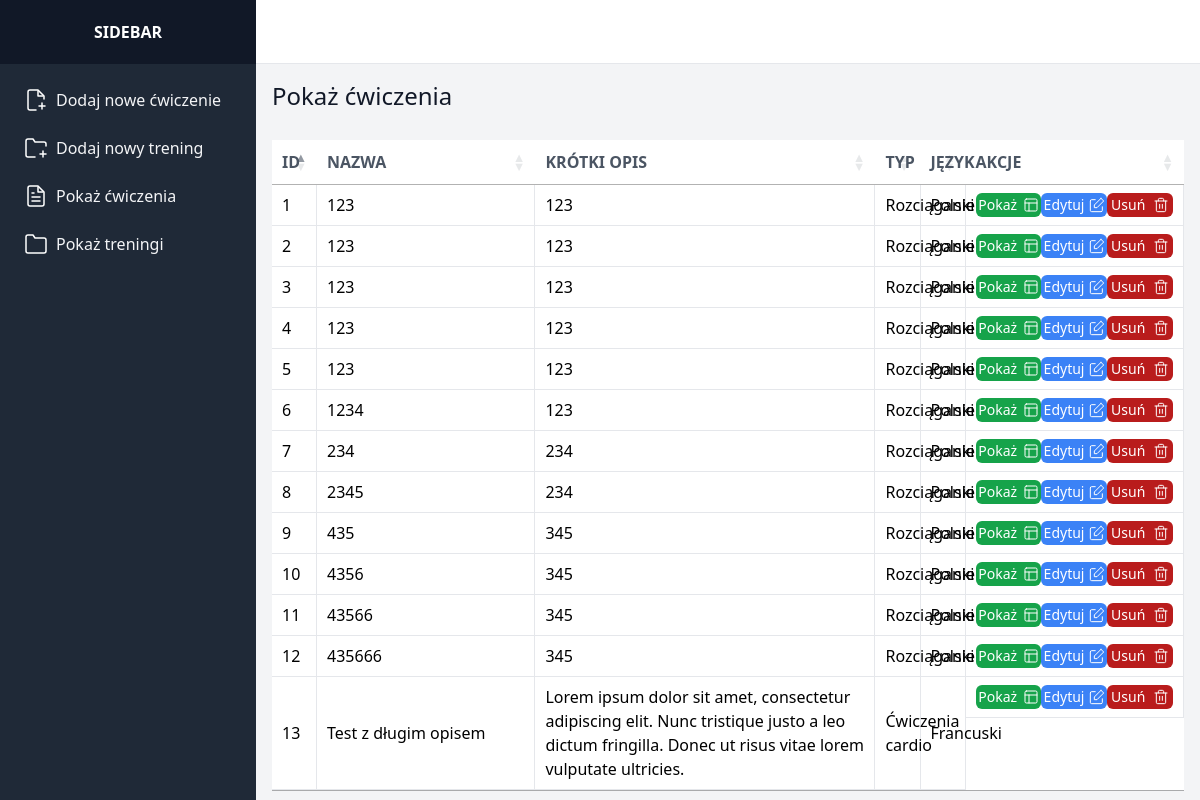
/exercise, run on an earlier commit of the app's database.
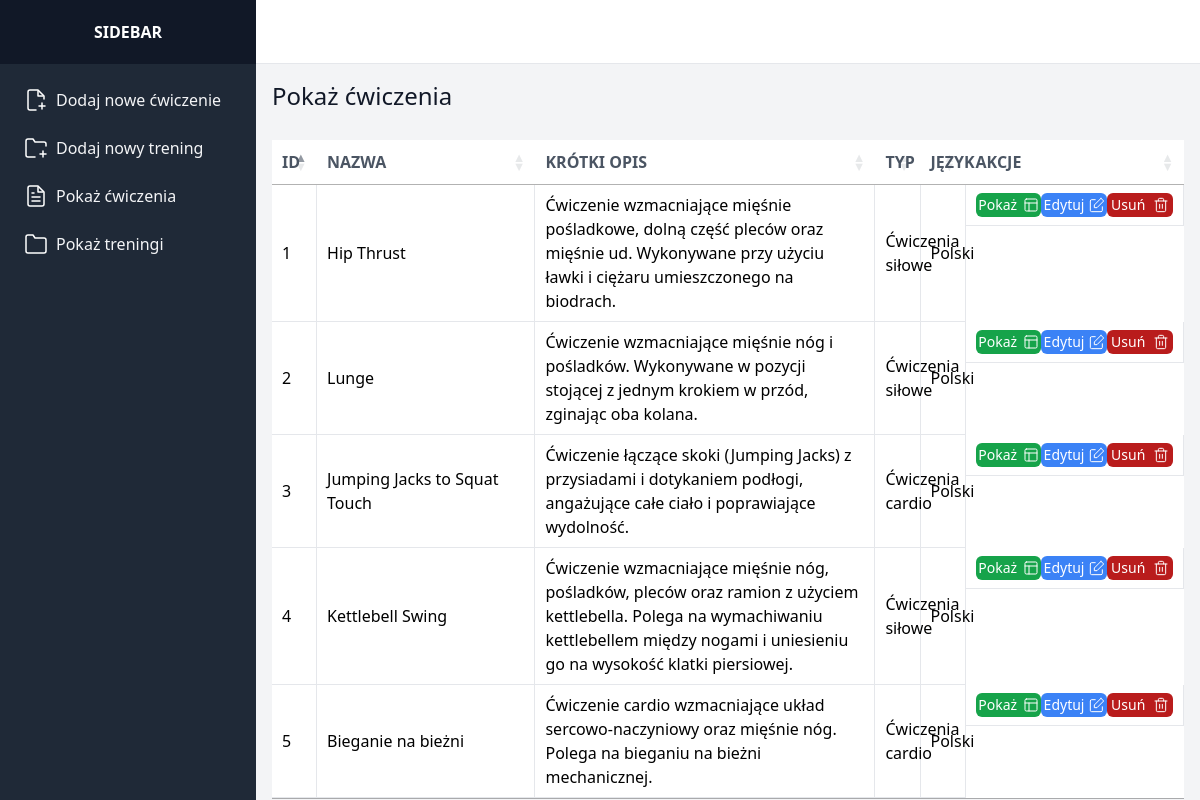
And on a later commit of the database.
### trener/models.py (models this page shows, shortened)
class Exercise(models.Model):
    id = models.AutoField(primary_key=True)
    title = models.CharField(max_length=100)
    short_description = models.TextField()
    image = models.ImageField(upload_to=exercise_directory_path, blank=True, null=True)
    video_link = models.URLField(blank=True, null=True)
    html_content = models.TextField()
    type = models.ForeignKey(ExerciseType, on_delete=models.CASCADE)
    language = models.ForeignKey(ExerciseLanguage, on_delete=models.CASCADE)

class ExerciseType(models.Model):
    id = models.AutoField(primary_key=True)
    type_name = models.CharField(max_length=100)

class ExerciseLanguage(models.Model):
    id = models.AutoField(primary_key=True)
    language_name = models.CharField(max_length=50)

### trener/views.py (the view)
# urls.py: path('exercise', views.show_exercises, name='show_exercise'),
def show_exercises(request):
    exercises = Exercise.objects.all()
    return render(request, 'show_exercises.html', {"exercises": exercises})

### trener_style/templates/show_exercises.html (shortened to what this page needs)
{% extends 'base.html' %}
{% block extra_head %}
    <link rel="stylesheet" type="text/css" href="https://cdn.datatables.net/1.10.21/css/jquery.dataTables.css">
{% endblock %}
{% block content %}
    <p class="font-medium text-gray-900 text-2xl mb-7">
            Pokaż ćwiczenia
        </p>
        <table class="w-full table-fixed" datatable id="exercise-table">
            <thead class="">
              <tr class="bg-white my-5">
                <th class="w-1/10 py-5 px-6 text-left text-gray-600 font-bold uppercase">ID</th>
                <th class="w-1/5 py-5 px-6 text-left text-gray-600 font-bold uppercase">Nazwa</th>
                <th class="w-1/3 py-5 px-6 text-left text-gray-600 font-bold uppercase">Krótki opis</th>
                <th class="w-1/10 py-5 px-6 text-left text-gray-600 font-bold uppercase">Typ</th>
                <th class="w-1/10 py-5 px-6 text-left text-gray-600 font-bold uppercase">Język</th>
                <th class="w-1/5 py-5 px-6 text-left text-gray-600 font-bold uppercase">Akcje</th>
              </tr>
            </thead>
            <tbody class="bg-white">
              {% for exercise in exercises %}
              <tr>
                <td class="py-5 w-2 border-b border-r border-gray-200">{{ exercise.id }}</td>
                <td class="py-5 px-6 border-b border-r border-gray-200">{{ exercise.title }}</td>
                <td class="py-5 px-6 border-b border-r border-gray-200">{{ exercise.short_description }}</td>
                <td class="py-5 px-6 border-b border-r border-gray-200">{{ exercise.type.type_name }}</td>
                <td class="py-5 px-6 border-b border-r border-gray-200">{{ exercise.language.language_name }}</td>
                <td class="py-5 px-6 border-b border-r border-gray-200 flex flex-row justify-around">
                    <a href="{% url 'show_exercise' id=exercise.id %}" class="bg-green-600 flex flex-row w-20 justify-around rounded-md text-sm hover:bg-green-800">
                        <p class="text-white my-auto">
                            Pokaż
                        </p>
                        <svg  class="my-auto" xmlns="http://www.w3.org/2000/svg" width="16" height="16" viewBox="0 0 24 24" fill="none" stroke="#ffffff" stroke-width="1.5" stroke-linecap="round" stroke-linejoin="round"><rect x="3" y="3" width="18" height="18" rx="2"/><path d="M3 9h18M9 21V9"/></svg>
                    </a>
                    <a href="#" class="bg-blue-500 flex flex-row w-20 h-6 justify-around rounded-md text-sm hover:bg-blue-700">
                        <p class="text-white my-auto">
                            Edytuj
                        </p>
                    </a>
                    <a href="#" class="bg-red-700 flex flex-row w-20 justify-around rounded-md text-sm hover:bg-red-900">
                        <p class="text-white my-auto">
                            Usuń
                        </p>
                    </a>
                </td>
              </tr>
              {% empty %}
              <tr>
                <td colspan="5" class="text-center font-normal leading-normal text-sm">No exercises found</td>
              </tr>
              {% endfor %}
            </tbody>
      </table>
{% endblock %}

### trener_style/templates/base.html (shortened to what this page needs)
{% load static tailwind_tags %}
<!DOCTYPE html>
<html lang="en">
	<head>
		{% tailwind_css %}
        {% block extra_head %}{% endblock %}
	</head>
	<body>
		<div class="flex h-screen bg-gray-100">
            <div class="hidden md:flex flex-col w-64 bg-gray-800">
                <div class="flex items-center justify-center h-16 bg-gray-900">
                    <span class="text-white font-bold uppercase">Sidebar</span>
                </div>
                <div class="flex flex-col flex-1 overflow-y-auto">
                    <nav class="flex-1 px-2 py-4 bg-gray-800">
                        <a href="{% url 'add_exercise' %}" class="flex items-center px-4 py-2 text-gray-100 hover:bg-gray-700">
                            <svg xmlns="http://www.w3.org/2000/svg" class="h-6 w-6 mr-2" width="24" height="24" viewBox="0 0 24 24" fill="none" stroke="#ffffff" stroke-width="1.5" stroke-linecap="round" stroke-linejoin="round"><path d="M20 11.08V8l-6-6H6a2 2 0 0 0-2 2v16c0 1.1.9 2 2 2h6"/><path d="M14 3v5h5M18 21v-6M15 18h6"/></svg>
                            Dodaj nowe ćwiczenie
                        </a>
                        <a href="{% url 'add_training' %}" class="flex items-center px-4 py-2 mt-2 text-gray-100 hover:bg-gray-700">
                            <svg xmlns="http://www.w3.org/2000/svg" class="h-6 w-6 mr-2" width="24" height="24" viewBox="0 0 24 24" fill="none" stroke="#ffffff" stroke-width="1.5" stroke-linecap="round" stroke-linejoin="round"><path d="M11 21H4a2 2 0 0 1-2-2V5c0-1.1.9-2 2-2h5l2 3h9a2 2 0 0 1 2 2v2M19 15v6M16 18h6"/></svg>
                            Dodaj nowy trening
                        </a>
                        <a href="{% url 'show_exercise' %}" class="flex items-center px-4 py-2 mt-2 text-gray-100 hover:bg-gray-700">
                            Pokaż ćwiczenia
                        </a>
                        <a href="{% url 'show_training' %}" class="flex items-center px-4 py-2 mt-2 text-gray-100 hover:bg-gray-700">
                            <svg xmlns="http://www.w3.org/2000/svg"  class="h-6 w-6 mr-2" width="24" height="24" viewBox="0 0 24 24" fill="none" stroke="#ffffff" stroke-width="1.5" stroke-linecap="round" stroke-linejoin="round"><path d="M22 19a2 2 0 0 1-2 2H4a2 2 0 0 1-2-2V5a2 2 0 0 1 2-2h5l2 3h9a2 2 0 0 1 2 2z"></path></svg>
                            Pokaż treningi
                        </a>
                    </nav>
                </div>
            </div>
            <div class="flex flex-col flex-1">
                <div class="flex items-center justify-between h-16 bg-white border-b border-gray-200">
                </div>
                <div class="p-4 overflow-y-auto flex-1">
                    {% block content %}{% endblock %}
                </div>
            </div>
        </div>
	</body>
</html>

What changed in the data, as far as the page shows it:
removed Exercise: id "6", title "1234", short_description "123", type.type_name "Rozciąganie", language.language_name "Polski"
removed Exercise: id "7", title "234", short_description "234", type.type_name "Rozciąganie", language.language_name "Polski"
removed Exercise: id "8", title "2345", short_description "234", type.type_name "Rozciąganie", language.language_name "Polski"
removed Exercise: id "9", title "435", short_description "345", type.type_name "Rozciąganie", language.language_name "Polski"
removed Exercise: id "10", title "4356", short_description "345", type.type_name "Rozciąganie", language.language_name "Polski"
removed Exercise: id "11", title "43566", short_description "345", type.type_name "Rozciąganie", language.language_name "Polski"
removed Exercise: id "12", title "435666", short_description "345", type.type_name "Rozciąganie", language.language_name "Polski"
removed Exercise: id "13", title "Test z długim opisem", short_description "Lorem ipsum dolor sit amet, consectetur adipiscing elit. Nunc tristique justo a leo dictum fringilla. Donec ut risus vitae lorem vulputate ultricies.", type.type_name "Ćwiczenia cardio", language.language_name "Francuski"
changed Exercise id 1: title "123" → "Hip Thrust"; short_description "123" → "Ćwiczenie wzmacniające mięśnie pośladkowe, dolną część pleców oraz mięśnie ud. Wykonywane przy użyciu ławki i ciężaru umieszczonego na biodrach."; type.type_name "Rozciąganie" → "Ćwiczenia siłowe"
changed Exercise id 2: title "123" → "Lunge"; short_description "123" → "Ćwiczenie wzmacniające mięśnie nóg i pośladków. Wykonywane w pozycji stojącej z jednym krokiem w przód, zginając oba kolana."; type.type_name "Rozciąganie" → "Ćwiczenia siłowe"
changed Exercise id 3: title "123" → "Jumping Jacks to Squat Touch"; short_description "123" → "Ćwiczenie łączące skoki (Jumping Jacks) z przysiadami i dotykaniem podłogi, angażujące całe ciało i poprawiające wydolność."; type.type_name "Rozciąganie" → "Ćwiczenia cardio"
changed Exercise id 4: title "123" → "Kettlebell Swing"; short_description "123" → "Ćwiczenie wzmacniające mięśnie nóg, pośladków, pleców oraz ramion z użyciem kettlebella. Polega na wymachiwaniu kettlebellem między nogami i uniesieniu go na wysokość klatki piersiowej."; type.type_name "Rozciąganie" → "Ćwiczenia siłowe"
changed Exercise id 5: title "123" → "Bieganie na bieżni"; short_description "123" → "Ćwiczenie cardio wzmacniające układ sercowo-naczyniowy oraz mięśnie nóg. Polega na bieganiu na bieżni mechanicznej."; type.type_name "Rozciąganie" → "Ćwiczenia cardio"
